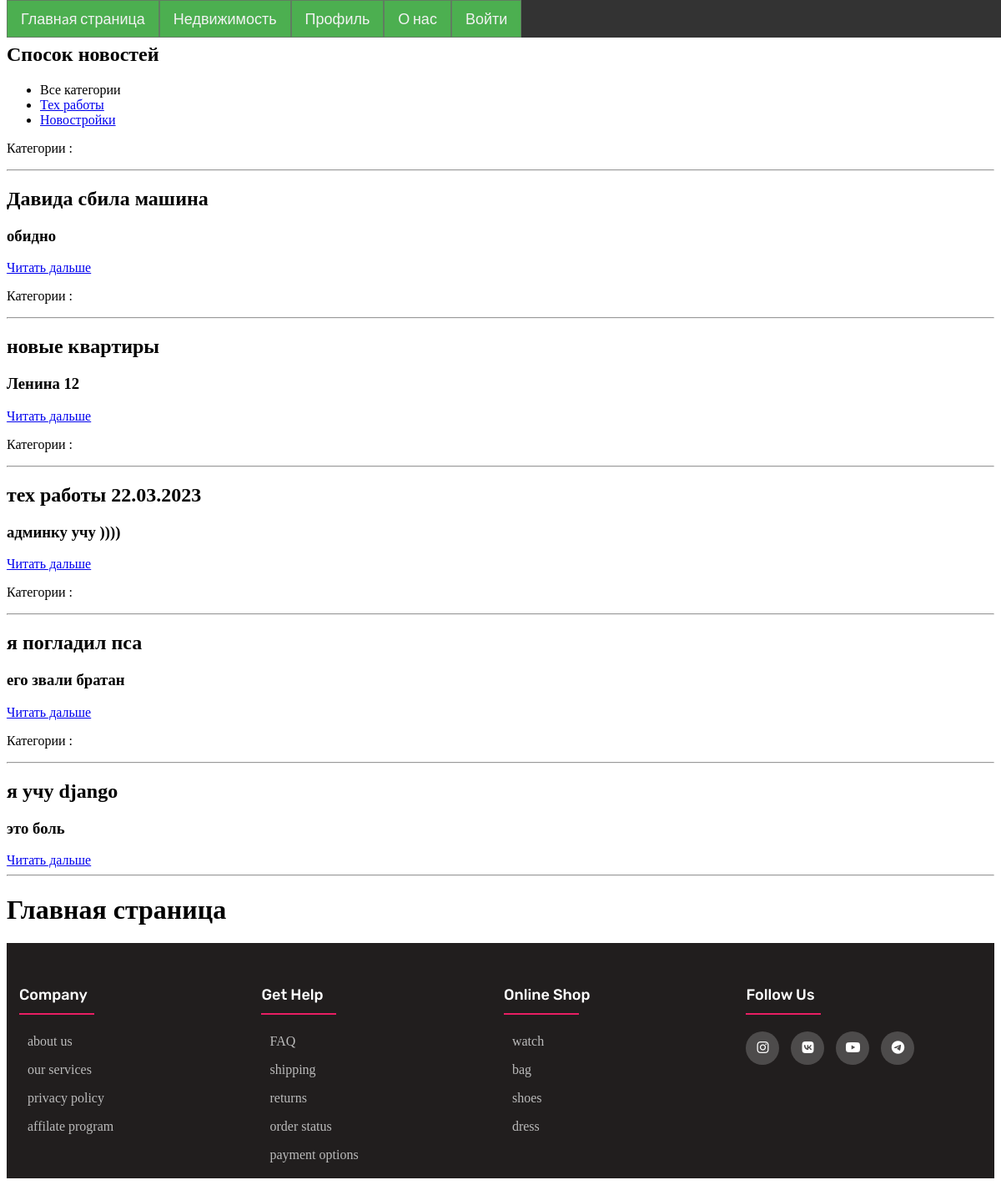
The page / on the database its author committed.
### news/models.py (models this page shows, shortened)
class Category(models.Model):
    name = models.CharField(max_length=100, db_index=True , verbose_name="Название")
    description = models.TextField( verbose_name="Описание")
    def get_absolute_url(self):
        return reverse('category', kwargs={'category_id': self.pk})
    class Meta:
        verbose_name = 'Категория'
        verbose_name_plural = 'Категории'
        ordering = ['-name'] # обратное направление

class News(models.Model):
    title = models.CharField(max_length=100, verbose_name='Заголовок')
    content = models.TextField(blank=True, verbose_name='Контен')
    created_at = models.DateTimeField(auto_now_add=True, verbose_name='Дата создания')
    updated_at = models.DateTimeField(auto_now=True, verbose_name='Дата редактирования ')
    photo = models.ImageField(upload_to='photos/%Y/%m/%d/' , verbose_name='Фотография')
    ispublic = models.BooleanField(default=True, verbose_name='Публикация')
    category = models.ForeignKey('Category', on_delete=models.PROTECT, null=True)
    def get_absolute_url(self):
        return reverse('post', kwargs={'post_id': self.pk})  # абслоютная ссылка
    class Meta:  # админка
        verbose_name = 'Новость'
        verbose_name_plural = 'Новости'
        ordering = ['title']

### news/views.py (the view)
# urls.py: path('', index, name='home'),
def index(request):
    category = Category.objects.all()
    posts = News.objects.all()
    context = {'title': 'Главная страница',
               'menu': menu,
               'posts': posts,
               'category': category,
               'category_selected': 0 ,}
    return render(request, 'news/index.html', context=context)

### news/templates/news/index.html (shortened to what this page needs)
{% extends 'news/base.html' %}
{%block content %}
<h2> Спосок новостей</h2>
<div class="news">
    <ul class="nav_news">
        {%if category_selected == 0 %}
        <li class="selected"> Все категории</li>
        {%else%}
        <li><<a href="{%url 'home'%}"> Все категории</a></li>
        {%endif%}
    {%for c in category%}
        {%if c.pk == category_selected%}
        <li class="selected">{{c.name}}</li>
        {% else %}
        <li><a href="{{c.get_absolute_url}}">{{c.name}}</a></li>
        {%endif%}
        {%endfor%}
    </ul>
    {%for post in posts %}
    <div class="text_news">
        <p class="category_news">Категории : {{p.catigory}}</p>
        <hr>
        <h2>{{post.title}}</h2>
        {% autoescape on%}
        <h3>{{post.content|truncatewords:50}}</h3>
        {% endautoescape%}
        <a href="{{ post.get_absolute_url }}" class="red_news">Читать дальше </a>
    </div >
    {%endfor %}
    <hr>
</div>
{%endblock content%}

### rows shown on the page
Category: name "Тех работы"
Category: name "Новостройки"
News: title "Давида сбила машина", content "обидно"
News: title "новые квартиры", content "Ленина 12"
News: title "тех работы 22.03.2023", content "админку учу ))))"
News: title "я погладил пса", content "его звали братан"
News: title "я учу django", content "это боль"

### other values the page prints
{{ m.title_menu }} "Главнaя страница" "Недвижимость" "Профиль" "О нас" "Войти"
{{ title }} "Главная страница"
